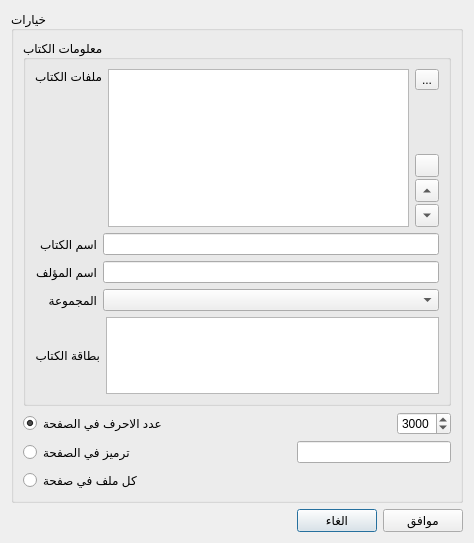
<?xml version="1.0" encoding="UTF-8"?>
<ui version="4.0">
 <class>dialogconvert</class>
 <widget class="QDialog" name="dialogconvert">
  <property name="geometry">
   <rect>
    <x>0</x>
    <y>0</y>
    <width>474</width>
    <height>543</height>
   </rect>
  </property>
  <property name="windowTitle">
   <string>تحويل كتاب</string>
  </property>
  <layout class="QVBoxLayout" name="verticalLayout_3">
   <item>
    <widget class="QGroupBox" name="groupBox">
     <property name="title">
      <string>خيارات</string>
     </property>
     <layout class="QVBoxLayout" name="verticalLayout_4">
      <item>
       <widget class="QGroupBox" name="groupBox_2">
        <property name="title">
         <string>معلومات الكتاب</string>
        </property>
        <layout class="QVBoxLayout" name="verticalLayout_2">
         <item>
          <layout class="QGridLayout" name="gridLayout_2">
           <item row="0" column="0">
            <widget class="QLabel" name="label_3">
             <property name="maximumSize">
              <size>
               <width>100</width>
               <height>16777215</height>
              </size>
             </property>
             <property name="text">
              <string>ملفات الكتاب</string>
             </property>
            </widget>
           </item>
           <item row="0" column="1" rowspan="2">
            <widget class="QListWidget" name="listWidget">
             <property name="whatsThis">
              <string>&lt;!DOCTYPE HTML PUBLIC &quot;-//W3C//DTD HTML 4.0//EN&quot; &quot;http://www.w3.org/TR/REC-html40/strict.dtd&quot;&gt;
&lt;html&gt;&lt;head&gt;&lt;meta name=&quot;qrichtext&quot; content=&quot;1&quot; /&gt;&lt;style type=&quot;text/css&quot;&gt;
p, li { white-space: pre-wrap; }
&lt;/style&gt;&lt;/head&gt;&lt;body style=&quot; font-family:'Arial'; font-size:10pt; font-weight:400; font-style:normal;&quot;&gt;
&lt;p align=&quot;right&quot; style=&quot; margin-top:0px; margin-bottom:0px; margin-left:0px; margin-right:0px; -qt-block-indent:0; text-indent:0px;&quot;&gt;اظف ملفات الكتاب هنا&lt;/p&gt;
&lt;p align=&quot;right&quot; style=&quot; margin-top:0px; margin-bottom:0px; margin-left:0px; margin-right:0px; -qt-block-indent:0; text-indent:0px;&quot;&gt;يمكن ان يحتوي الكتاب على عدة ملفات ففي هذه الحالة يقوم البرنامج بترميز كل ملف على انه جزء من كتاب فمثلا اذا كان هناك 4 ملفات فسوف يكون عندك كتاب ب4أجزاء&lt;/p&gt;&lt;/body&gt;&lt;/html&gt;</string>
             </property>
             <property name="layoutDirection">
              <enum>Qt::LeftToRight</enum>
             </property>
             <property name="selectionMode">
              <enum>QAbstractItemView::MultiSelection</enum>
             </property>
            </widget>
           </item>
           <item row="0" column="2" rowspan="2">
            <layout class="QVBoxLayout" name="verticalLayout">
             <property name="spacing">
              <number>2</number>
             </property>
             <item>
              <widget class="QToolButton" name="toolButton_fileNam">
               <property name="toolTip">
                <string>اظافة ملف</string>
               </property>
               <property name="text">
                <string>...</string>
               </property>
              </widget>
             </item>
             <item>
              <spacer name="verticalSpacer">
               <property name="orientation">
                <enum>Qt::Vertical</enum>
               </property>
               <property name="sizeHint" stdset="0">
                <size>
                 <width>17</width>
                 <height>13</height>
                </size>
               </property>
              </spacer>
             </item>
             <item>
              <widget class="QToolButton" name="toolButton_delete">
               <property name="maximumSize">
                <size>
                 <width>24</width>
                 <height>24</height>
                </size>
               </property>
               <property name="toolTip">
                <string>حذف الملف المحدد</string>
               </property>
               <property name="text">
                <string/>
               </property>
               <property name="icon">
                <iconset resource="images.qrc">
                 <normaloff>:/images/image/edit-delete.png</normaloff>:/images/image/edit-delete.png</iconset>
               </property>
              </widget>
             </item>
             <item>
              <widget class="QToolButton" name="toolButton_up">
               <property name="maximumSize">
                <size>
                 <width>24</width>
                 <height>24</height>
                </size>
               </property>
               <property name="toolTip">
                <string>نقل الملف المحدد للاعلى</string>
               </property>
               <property name="text">
                <string/>
               </property>
               <property name="icon">
                <iconset resource="images.qrc">
                 <normaloff>:/images/image/edit-delete.png</normaloff>:/images/image/edit-delete.png</iconset>
               </property>
               <property name="arrowType">
                <enum>Qt::UpArrow</enum>
               </property>
              </widget>
             </item>
             <item>
              <widget class="QToolButton" name="toolButton_down">
               <property name="maximumSize">
                <size>
                 <width>24</width>
                 <height>24</height>
                </size>
               </property>
               <property name="toolTip">
                <string>نقل الملف المحدد للاسفل</string>
               </property>
               <property name="text">
                <string/>
               </property>
               <property name="icon">
                <iconset resource="images.qrc">
                 <normaloff>:/images/image/edit-delete.png</normaloff>:/images/image/edit-delete.png</iconset>
               </property>
               <property name="arrowType">
                <enum>Qt::DownArrow</enum>
               </property>
              </widget>
             </item>
            </layout>
           </item>
           <item row="1" column="0">
            <spacer name="verticalSpacer_2">
             <property name="orientation">
              <enum>Qt::Vertical</enum>
             </property>
             <property name="sizeHint" stdset="0">
              <size>
               <width>20</width>
               <height>40</height>
              </size>
             </property>
            </spacer>
           </item>
          </layout>
         </item>
         <item>
          <layout class="QGridLayout" name="gridLayout_3">
           <item row="0" column="0">
            <widget class="QLabel" name="label">
             <property name="maximumSize">
              <size>
               <width>100</width>
               <height>16777215</height>
              </size>
             </property>
             <property name="text">
              <string>اسم الكتاب</string>
             </property>
            </widget>
           </item>
           <item row="0" column="1">
            <widget class="QLineEdit" name="lineEdit_booknam"/>
           </item>
           <item row="1" column="0">
            <widget class="QLabel" name="label_2">
             <property name="maximumSize">
              <size>
               <width>100</width>
               <height>16777215</height>
              </size>
             </property>
             <property name="text">
              <string>اسم المؤلف</string>
             </property>
            </widget>
           </item>
           <item row="1" column="1">
            <widget class="QLineEdit" name="lineEdit_autor"/>
           </item>
           <item row="2" column="0">
            <widget class="QLabel" name="label_4">
             <property name="maximumSize">
              <size>
               <width>100</width>
               <height>16777215</height>
              </size>
             </property>
             <property name="text">
              <string>المجموعة</string>
             </property>
            </widget>
           </item>
           <item row="2" column="1">
            <widget class="QComboBox" name="comboBox_group">
             <property name="whatsThis">
              <string>&lt;!DOCTYPE HTML PUBLIC &quot;-//W3C//DTD HTML 4.0//EN&quot; &quot;http://www.w3.org/TR/REC-html40/strict.dtd&quot;&gt;
&lt;html&gt;&lt;head&gt;&lt;meta name=&quot;qrichtext&quot; content=&quot;1&quot; /&gt;&lt;style type=&quot;text/css&quot;&gt;
p, li { white-space: pre-wrap; }
&lt;/style&gt;&lt;/head&gt;&lt;body style=&quot; font-family:'Arial'; font-size:10pt; font-weight:400; font-style:normal;&quot;&gt;
&lt;p align=&quot;right&quot; style=&quot; margin-top:0px; margin-bottom:0px; margin-left:0px; margin-right:0px; -qt-block-indent:0; text-indent:0px;&quot;&gt;اختر المجموعة التي سيتم اضافة الكتاب اليها&lt;/p&gt;&lt;/body&gt;&lt;/html&gt;</string>
             </property>
            </widget>
           </item>
          </layout>
         </item>
         <item>
          <layout class="QHBoxLayout" name="horizontalLayout_4">
           <item>
            <widget class="QLabel" name="label_5">
             <property name="text">
              <string>بطاقة الكتاب</string>
             </property>
            </widget>
           </item>
           <item>
            <widget class="QTextBrowser" name="textBrowser">
             <property name="maximumSize">
              <size>
               <width>16777215</width>
               <height>110</height>
              </size>
             </property>
             <property name="whatsThis">
              <string>&lt;!DOCTYPE HTML PUBLIC &quot;-//W3C//DTD HTML 4.0//EN&quot; &quot;http://www.w3.org/TR/REC-html40/strict.dtd&quot;&gt;
&lt;html&gt;&lt;head&gt;&lt;meta name=&quot;qrichtext&quot; content=&quot;1&quot; /&gt;&lt;style type=&quot;text/css&quot;&gt;
p, li { white-space: pre-wrap; }
&lt;/style&gt;&lt;/head&gt;&lt;body style=&quot; font-family:'Arial'; font-size:10pt; font-weight:400; font-style:normal;&quot;&gt;
&lt;p align=&quot;right&quot; style=&quot; margin-top:0px; margin-bottom:0px; margin-left:0px; margin-right:0px; -qt-block-indent:0; text-indent:0px;&quot;&gt;ادخل بيانات تعرف عن محتويات الكتاب ومصدر الكتاب و ما الى ذلك&lt;/p&gt;
&lt;p align=&quot;right&quot; style=&quot; margin-top:0px; margin-bottom:0px; margin-left:0px; margin-right:0px; -qt-block-indent:0; text-indent:0px;&quot;&gt;ليس من الضروري ان تدخل اسم الكتاب والمؤلف سيتم ادراجهم تلقائيا&lt;/p&gt;&lt;/body&gt;&lt;/html&gt;</string>
             </property>
             <property name="readOnly">
              <bool>false</bool>
             </property>
            </widget>
           </item>
          </layout>
         </item>
        </layout>
       </widget>
      </item>
      <item>
       <layout class="QHBoxLayout" name="horizontalLayout_3">
        <item>
         <widget class="QRadioButton" name="radioButton_NB">
          <property name="text">
           <string>عدد الاحرف في الصفحة</string>
          </property>
          <property name="checked">
           <bool>true</bool>
          </property>
         </widget>
        </item>
        <item>
         <spacer name="horizontalSpacer">
          <property name="orientation">
           <enum>Qt::Horizontal</enum>
          </property>
          <property name="sizeHint" stdset="0">
           <size>
            <width>151</width>
            <height>23</height>
           </size>
          </property>
         </spacer>
        </item>
        <item>
         <widget class="QSpinBox" name="spinBox">
          <property name="whatsThis">
           <string>&lt;!DOCTYPE HTML PUBLIC &quot;-//W3C//DTD HTML 4.0//EN&quot; &quot;http://www.w3.org/TR/REC-html40/strict.dtd&quot;&gt;
&lt;html&gt;&lt;head&gt;&lt;meta name=&quot;qrichtext&quot; content=&quot;1&quot; /&gt;&lt;style type=&quot;text/css&quot;&gt;
p, li { white-space: pre-wrap; }
&lt;/style&gt;&lt;/head&gt;&lt;body style=&quot; font-family:'Arial'; font-size:10pt; font-weight:400; font-style:normal;&quot;&gt;
&lt;p align=&quot;right&quot; style=&quot; margin-top:0px; margin-bottom:0px; margin-left:0px; margin-right:0px; -qt-block-indent:0; text-indent:0px;&quot;&gt;يمكنك تحديد عدد الاحرف في كل صفحة بحيث يقوم البرنامج عند كل عدد معين بالبحث بعده عن نهاية الجملة ثم ينشأ صفحة جيدة بعدها&lt;/p&gt;&lt;/body&gt;&lt;/html&gt;</string>
          </property>
          <property name="minimum">
           <number>1000</number>
          </property>
          <property name="maximum">
           <number>5000</number>
          </property>
          <property name="value">
           <number>3000</number>
          </property>
         </widget>
        </item>
       </layout>
      </item>
      <item>
       <layout class="QHBoxLayout" name="horizontalLayout_2">
        <item>
         <widget class="QRadioButton" name="radioButton_SG">
          <property name="text">
           <string>ترميز في الصفحة</string>
          </property>
         </widget>
        </item>
        <item>
         <spacer name="horizontalSpacer_2">
          <property name="orientation">
           <enum>Qt::Horizontal</enum>
          </property>
          <property name="sizeHint" stdset="0">
           <size>
            <width>151</width>
            <height>23</height>
           </size>
          </property>
         </spacer>
        </item>
        <item>
         <widget class="QLineEdit" name="lineEdit">
          <property name="whatsThis">
           <string>&lt;!DOCTYPE HTML PUBLIC &quot;-//W3C//DTD HTML 4.0//EN&quot; &quot;http://www.w3.org/TR/REC-html40/strict.dtd&quot;&gt;
&lt;html&gt;&lt;head&gt;&lt;meta name=&quot;qrichtext&quot; content=&quot;1&quot; /&gt;&lt;style type=&quot;text/css&quot;&gt;
p, li { white-space: pre-wrap; }
&lt;/style&gt;&lt;/head&gt;&lt;body style=&quot; font-family:'Arial'; font-size:10pt; font-weight:400; font-style:normal;&quot;&gt;
&lt;p align=&quot;right&quot; style=&quot; margin-top:0px; margin-bottom:0px; margin-left:0px; margin-right:0px; -qt-block-indent:0; text-indent:0px;&quot;&gt;يمكنك ادخال ترميز اذا كان الملف قد اعد خصيصا للتمييز بين الصفحات&lt;/p&gt;
&lt;p align=&quot;right&quot; style=&quot; margin-top:0px; margin-bottom:0px; margin-left:0px; margin-right:0px; -qt-block-indent:0; text-indent:0px;&quot;&gt;&lt;span style=&quot; color:#ff007f;&quot;&gt;مثال&lt;/span&gt;: اذا كنت قد ادخلت في اخر كل صفحة مثلا علامة *** ففي هذه الحالة ادخل في مربع الترميز ثلاث نجمات فيقوم البرنامج تلقائيا كلما وجد هذا الترميز بانشاء صفحة جديدة &lt;/p&gt;&lt;/body&gt;&lt;/html&gt;</string>
          </property>
         </widget>
        </item>
       </layout>
      </item>
      <item>
       <widget class="QRadioButton" name="radioButtonFull">
        <property name="toolTip">
         <string>&lt;!DOCTYPE HTML PUBLIC &quot;-//W3C//DTD HTML 4.0//EN&quot; &quot;http://www.w3.org/TR/REC-html40/strict.dtd&quot;&gt;
&lt;html&gt;&lt;head&gt;&lt;meta name=&quot;qrichtext&quot; content=&quot;1&quot; /&gt;&lt;style type=&quot;text/css&quot;&gt;
p, li { white-space: pre-wrap; }
&lt;/style&gt;&lt;/head&gt;&lt;body style=&quot; font-family:'MS Shell Dlg 2'; font-size:8.25pt; font-weight:400; font-style:normal;&quot;&gt;
&lt;p align=&quot;right&quot; style=&quot; margin-top:0px; margin-bottom:0px; margin-left:0px; margin-right:0px; -qt-block-indent:0; text-indent:0px;&quot;&gt;ادراج كل ملف في صفحة حسب الترتيب مستحب للملفات الصغيرة&lt;/p&gt;
&lt;p align=&quot;right&quot; style=&quot; margin-top:0px; margin-bottom:0px; margin-left:0px; margin-right:0px; -qt-block-indent:0; text-indent:0px;&quot;&gt;&lt;span style=&quot; color:#ff0000;&quot;&gt;تنبيه: &lt;/span&gt;هذا الخيار غير مستحب خصوصا اذا كان حجم الملف يفوق الخمسة الاف حرف&lt;/p&gt;&lt;/body&gt;&lt;/html&gt;</string>
        </property>
        <property name="text">
         <string>كل ملف في صفحة</string>
        </property>
       </widget>
      </item>
     </layout>
    </widget>
   </item>
   <item>
    <layout class="QHBoxLayout" name="horizontalLayout">
     <item>
      <spacer name="horizontalSpacer_3">
       <property name="orientation">
        <enum>Qt::Horizontal</enum>
       </property>
       <property name="sizeHint" stdset="0">
        <size>
         <width>40</width>
         <height>20</height>
        </size>
       </property>
      </spacer>
     </item>
     <item>
      <widget class="QPushButton" name="pushButtonCancel">
       <property name="text">
        <string>الغاء</string>
       </property>
      </widget>
     </item>
     <item>
      <widget class="QPushButton" name="pushButtonOk">
       <property name="text">
        <string>موافق</string>
       </property>
      </widget>
     </item>
    </layout>
   </item>
  </layout>
 </widget>
 <resources>
  <include location="images.qrc"/>
 </resources>
 <connections>
  <connection>
   <sender>pushButtonCancel</sender>
   <signal>clicked()</signal>
   <receiver>dialogconvert</receiver>
   <slot>reject()</slot>
   <hints>
    <hint type="sourcelabel">
     <x>132</x>
     <y>391</y>
    </hint>
    <hint type="destinationlabel">
     <x>260</x>
     <y>381</y>
    </hint>
   </hints>
  </connection>
 </connections>
</ui>
